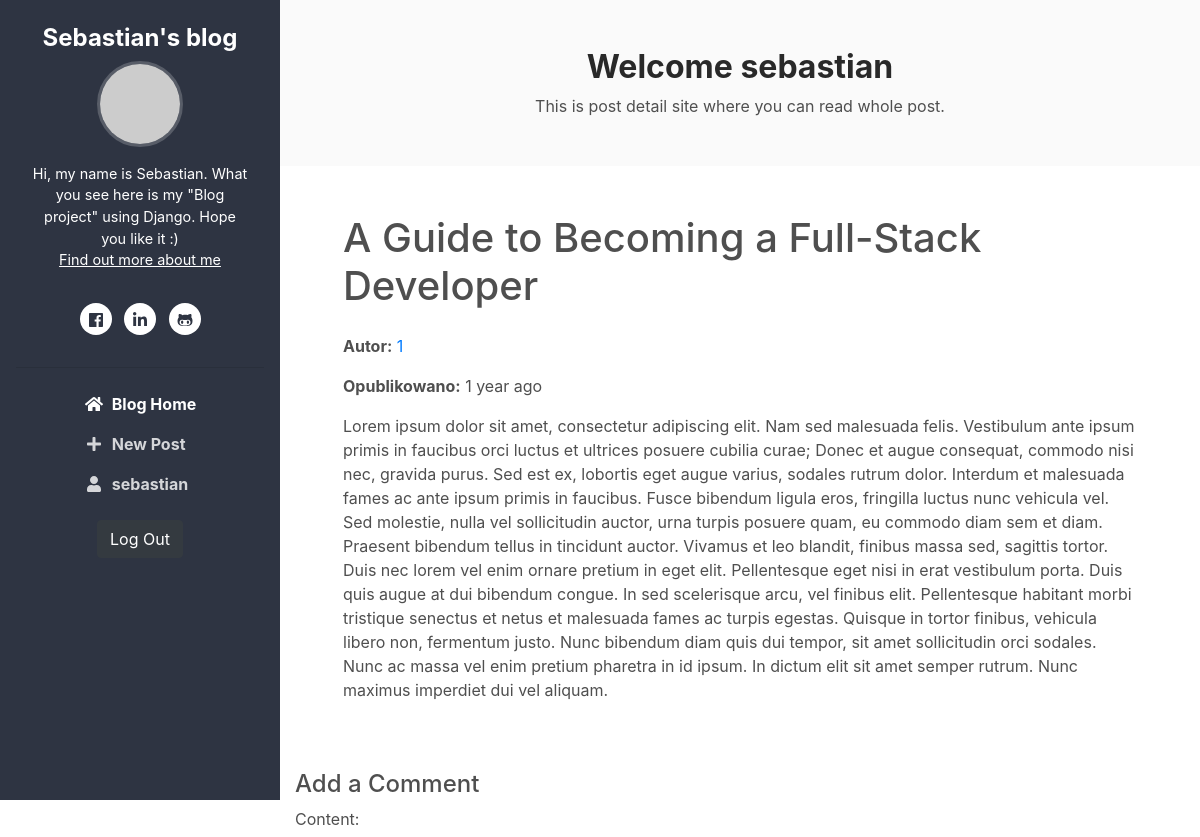
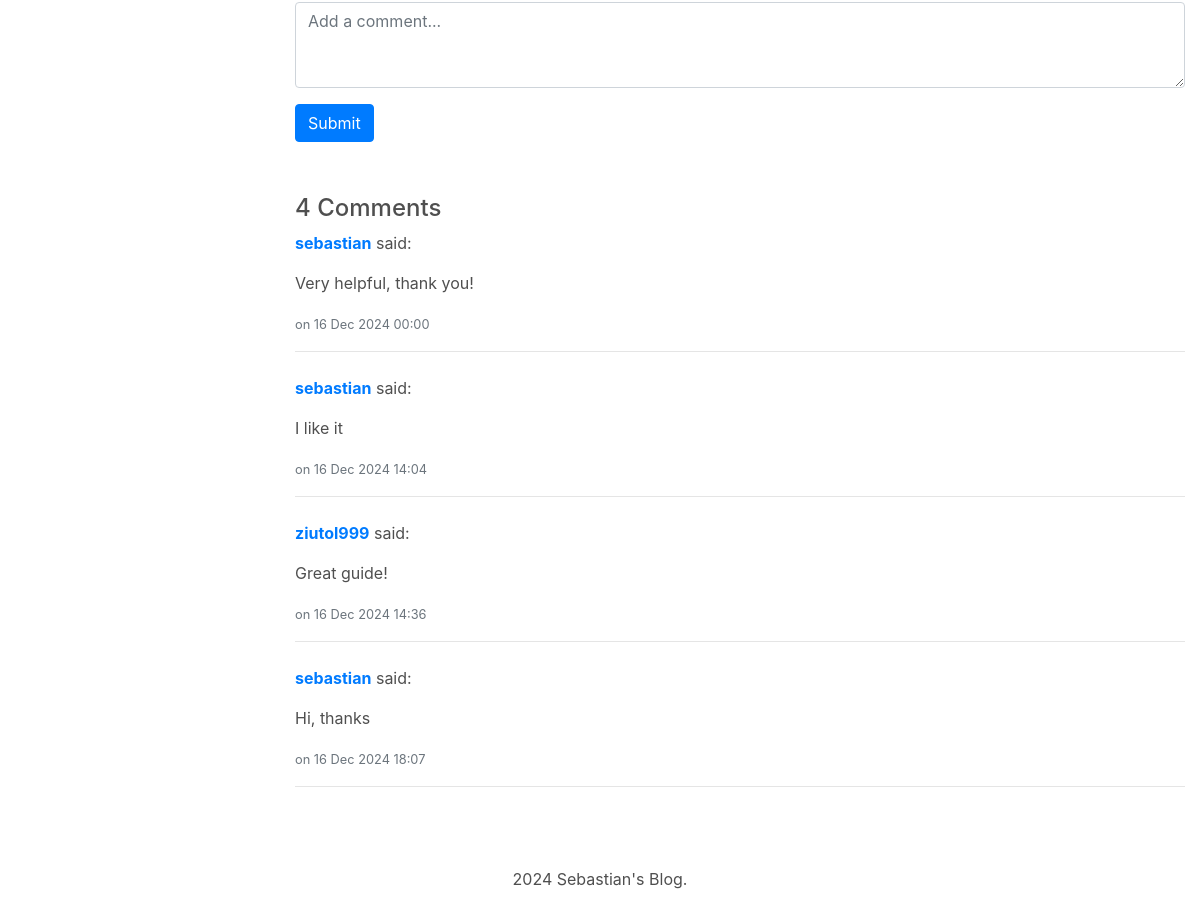
The app's page /post/1/ (signed in) with its own data (2 pictures, top to bottom).
### blog/models.py (models this page shows, shortened)
class Post(models.Model):
    title = models.CharField(max_length=100)
    content = models.TextField()
    author = models.CharField(max_length=30)
    published_at = models.DateTimeField(blank=True, null=True)
    created_at = models.DateTimeField(auto_now_add=True)
    updated_at = models.DateTimeField(auto_now=True)

class Comment(models.Model):
    post = models.ForeignKey(Post, on_delete=models.CASCADE, related_name="comments")
    author = models.ForeignKey(User, on_delete=models.CASCADE)
    content = models.TextField()
    created_at = models.DateTimeField(auto_now_add=True)

### blog/views.py (the view, shortened to what this page needs)
# urls.py: path('post/<int:id>/', views.post_detail, name='post_detail'),
def post_detail(request, id):
    post = get_object_or_404(Post, id=id)
    comments = post.comments.all()
    form = CommentForm()
    return render(request, 'blog/post_detail.html', {'post': post, 'comments': comments, 'form': form})

### blog/forms.py
class CommentForm(forms.ModelForm):
    class Meta:
        model = Comment
        fields = ['content']
        widgets = {
            'content': forms.Textarea(attrs={'rows': 3, 'class': 'form-control', 'placeholder': 'Add a comment...'}),
        }

### blog/templates/blog/post_detail.html (shortened to what this page needs)
{% extends 'base.html' %}
{% block content %}
<section class="cta-section theme-bg-light py-5">
    <div class="container text-center">
        <h2 class="heading">Welcome {{ user.username }}</h2>
        <div class="intro">This is post detail site where you can read whole post.</div>
    </div>
</section>
<section class="blog-list px-3 py-5 p-md-5">
    <div class="container">
        <div class="d-flex align-items-center justify-content-between mb-3">
            <h1>{{ post.title }}</h1>
        </div>
        {% if user.username == post.author %}
        <p><strong>Autor:</strong> <a href="{% url 'profile' post.author %}">{{ post.author }}</a> (You)</p>
        {% else %}
        <p><strong>Autor:</strong> <a href="{% url 'profile' post.author %}">{{ post.author }}</a></p>
        {% endif %}
        <p><strong>Opublikowano:</strong> {{ post.published_at|timesince }} ago</p>
        <div>
            <p>{{ post.content }}</p>
        </div>
    </div>
</section>
<section class="comments-section py-1">
    <div class="container">
        {% if user.is_authenticated %}
        <h4>Add a Comment</h4>
        <form method="POST">
            {{ form.as_p }}
            <button type="submit" class="btn btn-primary">Submit</button>
        </form>
        {% else %}
        <h4>Add a Comment</h4>
        <p><a href="{% url 'login' %}" style="font-weight: bold;">Log in</a> to add a comment.</p>
        {% endif %}
    </div>
</section>
<section class="comments-section py-5">
    <div class="container">
        {% if post.comments.count == 1 %}
            <h4>1 Comment</h4>
        {% else %}
            <h4>{{ post.comments.count }} Comments</h4>
        {% endif %}
        <ul class="list-unstyled">
            {% for comment in comments %}
            <li class="mb-4">
                <p><strong><a href="{% url 'profile' comment.author.username %}">{{ comment.author.username }}</a></strong> said:</p>
                <p>{{ comment.content }}</p>
                <small class="text-muted">on {{ comment.created_at|date:"d M Y H:i" }}</small>
                <hr>
            </li>
            {% empty %}
            <p>No comments yet. Be the first to comment!</p>
            {% endfor %}
        </ul>
    </div>
</section>
{% endblock %}

### blog_main/templates/base.html (shortened to what this page needs)
{% load static %}
{% load humanize %}
<!DOCTYPE html>
<html lang="en">
<head>
    <link rel="stylesheet" href="https://stackpath.bootstrapcdn.com/bootstrap/4.4.1/css/bootstrap.min.css">
    <link id="theme-style" rel="stylesheet" href="{% static 'css/theme-1.css' %}">
</head>
<body>
    <header class="header text-center">
        <h1 class="blog-name pt-lg-4 mb-0"><a href="{% url 'home' %}">Sebastian's blog</a></h1>
        <nav class="navbar navbar-expand-lg navbar-dark">
            <div id="navigation" class="collapse navbar-collapse flex-column">
                <div class="profile-section pt-3 pt-lg-0">
                    {% if user.is_authenticated %}
                        <img class="profile-image mb-3 rounded-circle mx-auto"
                            src="https://ui-avatars.com/api/?name={{ user.username }}"
                            alt="avatar">
                    {% endif %}
                    <div class="bio mb-3">Hi, my name is Sebastian. What you see here is my "Blog project" using Django. Hope you like it :)<br><a href="https://github.com/sebbmon" target="_blank">Find out more about me</a></div>
                    <ul class="social-list list-inline py-3 mx-auto">
                        <li class="list-inline-item"><a href="#"><i class="fab fa-facebook fa-fw"></i></a></li>
                        <li class="list-inline-item"><a href="#"><i class="fab fa-linkedin-in fa-fw"></i></a></li>
                        <li class="list-inline-item"><a href="https://github.com/sebbmon" target="_blank"><i class="fab fa-github-alt fa-fw"></i></a></li>
                    </ul>
                    <hr>
                </div>
                <ul class="navbar-nav flex-column text-left">
					<li class="nav-item active">
					    <a class="nav-link" href="{% url 'home' %}"><i class="fas fa-home fa-fw mr-2"></i>Blog Home <span class="sr-only">(current)</span></a>
					</li>
					{% if user.is_authenticated %}
					<li class="nav-item">
					    <a class="nav-link" href="{% url 'new_post' %}"><i class="fas fa-plus fa-fw mr-2"></i>New Post</a>
					</li>
					<li class="nav-item">
					    <a class="nav-link" href="{% url 'profile' user.username %}"><i class="fas fa-user fa-fw mr-2"></i>{{ user.username }}</a>
					</li>
					{% endif %}
				</ul>
                <div class="my-2 my-md-3">
                    {% if user.is_authenticated %}
                    <form action="{% url 'logout' %}" method="post">
                        <button type="submit" class="btn btn-dark">Log Out</button>
                    </form>
                    {% else %}
                    <a class="btn btn-light" href="{% url 'login' %}">Log In</a>
                    <a class="btn btn-dark" href="{% url 'register' %}">Register</a>
                    {% endif %}
                </div>
            </div>
        </nav>
    </header>
    <main class="main-wrapper">
        {% block content %}{% endblock %}
    </main>
    <footer class="footer text-center py-2">
        <p>2024 Sebastian's Blog.</p>
    </footer>
</body>
</html>

### static/css/theme-1.css (style rules this page uses)
:root { --primary-color: #2e3442; --primary-dark: #1e232f; --dark-bg: #223142; --light-bg: #fafafa; --text-color: #4f4f4f; --sidebar-width: 280px; }
body { font-family: -apple-system, BlinkMacSystemFont, "Segoe UI", Roboto, "Helvetica Neue", Arial, sans-serif; color: var(--text-color); background: #fff; -webkit-font-smoothing: antialiased; }
.header { position: fixed; left: 0; top: 0; height: 100vh; width: var(--sidebar-width); background: var(--primary-color); color: #fff; overflow-y: auto; }
.header .blog-name { font-weight: bold; font-size: 1.5rem; }
.header .blog-name a { color: #fff; text-decoration: none; }
.header .navbar-dark .navbar-nav .nav-link { color: rgba(255, 255, 255, 0.8); font-weight: bold; }
.header .navbar-dark .navbar-nav .nav-link:hover, .header .navbar-dark .navbar-nav .active .nav-link { color: #fff; text-decoration: none; }
.profile-section .profile-image { max-width: 160px; border: 3px solid rgba(255,255,255,0.2); }
.profile-section .bio { font-size: 0.9rem; padding: 0 15px; }
.profile-section .bio a { color: #fff; text-decoration: underline; }
.social-list a { width: 32px; height: 32px; padding-top: 5px; display: inline-block; text-align: center; border-radius: 50%; background-color: #fff; color: var(--primary-color); transition: all 0.3s; }
.main-wrapper { margin-left: var(--sidebar-width); background: #fff; min-height: 100vh; }
.theme-bg-light { background: var(--light-bg) !important; }
.cta-section .heading { font-size: 2rem; font-weight: bold; color: #292929; }

### blog/templates/blog/post_detail.html (style rules this page uses)
.d-flex { display: flex; align-items: center; justify-content: space-between; }

### records on screen
Post: title "A Guide to Becoming a Full-Stack Developer", author "1", published_at "1 year", content "Lorem ipsum dolor sit amet, consectetur adipiscing elit. Nam sed malesuada felis. Vestibulum ante ipsum primis in faucibus orci luctus et ultrices posuere cubilia curae; Donec et augue consequat, commodo nisi nec, gravida purus. Sed est ex, lobortis eget augue varius, sodales rutrum dolor. Interdum et malesuada fames ac ante ipsum primis in faucibus. Fusce bibendum ligula eros, fringilla luctus nunc vehicula vel. Sed molestie, nulla vel sollicitudin auctor, urna turpis posuere quam, eu commodo diam sem et diam. Praesent bibendum tellus in tincidunt auctor. Vivamus et leo blandit, finibus massa sed, sagittis tortor. Duis nec lorem vel enim ornare pretium in eget elit. Pellentesque eget nisi…", comments.count "4"
Comment: author.username "sebastian", content "Very helpful, thank you!", created_at "16 Dec 2024 00:00"
Comment: author.username "sebastian", content "I like it", created_at "16 Dec 2024 14:04"
Comment: author.username "ziutol999", content "Great guide!", created_at "16 Dec 2024 14:36"
Comment: author.username "sebastian", content "Hi, thanks", created_at "16 Dec 2024 18:07"

### other values on screen
{{ user.username }} "sebastian"
